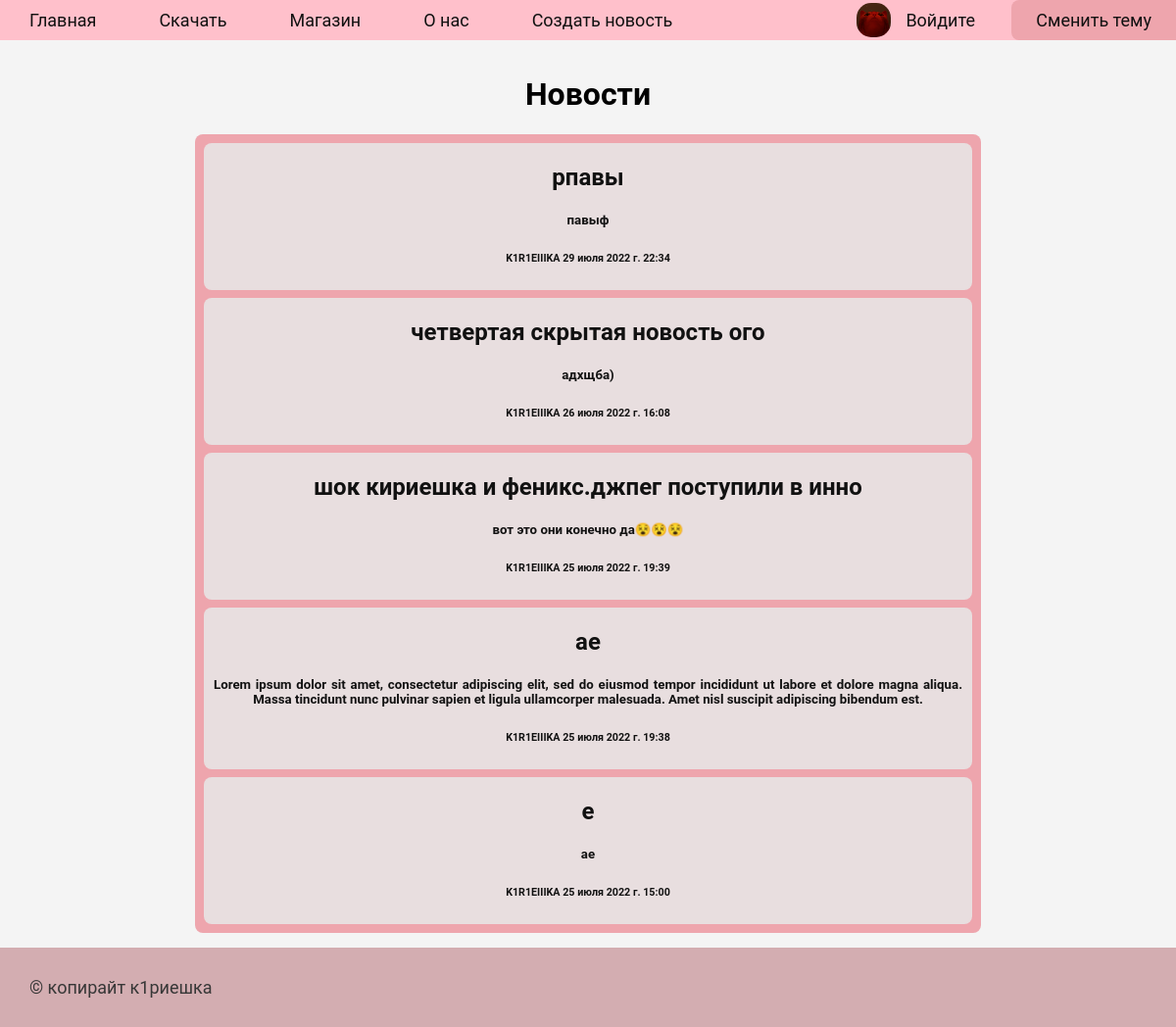
The app's page /news, older data.
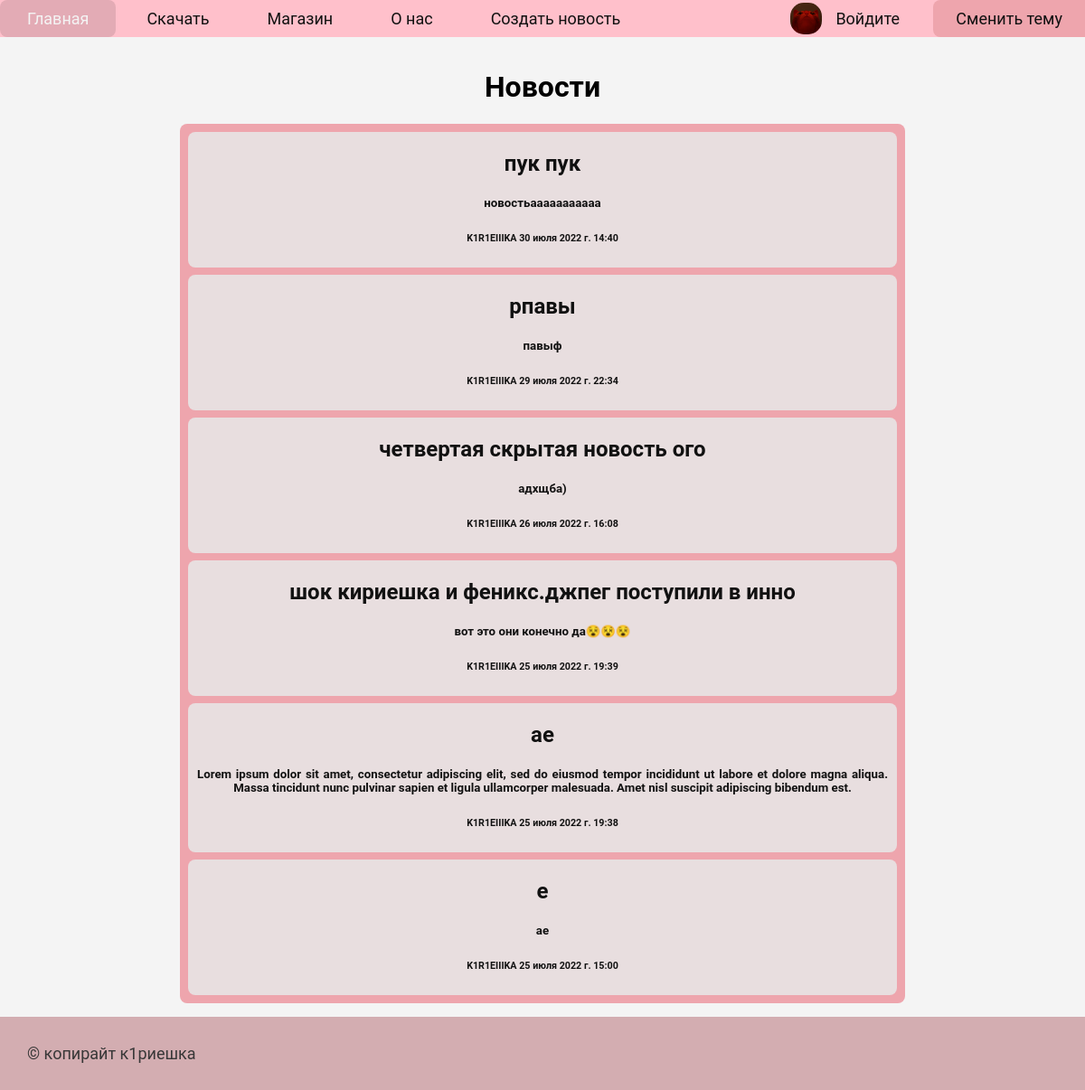
The same page, newer data.
### main/models.py (models this page shows, shortened)
class News(models.Model):
    header = models.CharField('Заголовок', max_length=50)
    body = models.TextField('Основной текст')
    date = models.DateTimeField('Дата публикации')
    author = models.ForeignKey('auth.User', on_delete=models.CASCADE)
    class Meta:
        verbose_name = 'Новость'
        verbose_name_plural = 'Новости'

### main/views.py (the view)
# urls.py: path('news', views.news),
def news(request):
    new = News.objects.order_by('-date')
    return render(request, 'main/news/news.html', {'news': new})

### main/templates/main/news/news.html (shortened to what this page needs)
{% extends 'main/layout.html' %}
{% block navbar %}
    <a class="nav-link" href="/news/create">Создать новость</a>
{% endblock %}
{% block content %}
    <h1 class="text">Новости</h1>
    <div class="news-all">
        {% if news %}
            {% for element in news %}
                <div class="new">
                    <h2 class="news-title">{{ element.header }}</h2>
                    <h5>{{ element.body }}</h5>
                    <h6>{{ element.author }} {{ element.date }}</h6>
                </div>
            {% endfor %}
        {% else %}
            <h3>Нет новостей</h3>
        {% endif %}
    </div>
{% endblock %}

### main/templates/main/layout.html (shortened to what this page needs)
{% load static %}
<!DOCTYPE html>
<html lang="ru">
<head>
    <link rel="stylesheet" href="#" id="theme-link">
    <link rel="stylesheet" href="{% static 'main/css/global.css' %}">
</head>
<body>
<div class="wrapper">
    <nav class="nav-body">
        <button onclick="btn()" class="theme-button">Сменить тему</button>
        {% if user.is_authenticated %}
            <a class="nav-account" href="{% url 'account_home' %}">
                <div class="account">
                    <img style="border-radius: 15px" src="{% static 'main/img/cute_cat.png' %}" alt="где котик(("
                         height="35px" width="35px">
                    <p style="padding: 0 0 0 15px">{{ user.username }}</p>
                </div>
            </a>
        {% else %}
            <a class="nav-account" href="{% url 'login' %}">
                <div class="account">
                    <img style="border-radius: 15px" src="{% static 'main/img/cute_cat.png' %}" alt="где котик(("
                         height="35px" width="35px">
                    <p style="padding: 0 0 0 15px">Войдите</p>
                </div>
            </a>
        {% endif %}
        <ul class="navbar">
            <a class="nav-link" href="/">Главная</a>
            <a class="nav-link" href="/download">Скачать</a>
            <a class="nav-link" href="/shop">Магазин</a>
            <a class="nav-link" href="/about">О нас</a>
            {% block navbar %}
            {% endblock %}
        </ul>
    </nav>
    <main>
        {% block content %}
        {% endblock %}
    </main>
    <footer class="foot_body">
        © копирайт к1риешка
    </footer>
</div>
</body>
</html>

### main/static/main/css/global.css (style rules this page uses)
body, html { width: 100%; height: 100%; padding: 0; margin: 0; font-family: "Roboto", sans-serif; }
.text { text-align: center; text-decoration: none; }
.wrapper { min-height: 100%; display: flex; flex-direction: column; }
.foot_body { padding: 30px; font: 18px "Roboto", sans-serif; }
main { margin: 15px 0; flex: 1 1 auto; }
nav { box-sizing: content-box; }
.nav-body { background-size: 100% 100%; box-sizing: content-box; }
nav a { text-decoration: none; }
nav ul { margin: 0; padding: 0; }
.nav-link { display: inline-block; padding: 10px 30px; margin: 0; font: 18px 'Roboto', sans-serif; }
.nav-account { font: 18px 'Roboto', sans-serif; }
.account { position: absolute; display: flex; flex-direction: row; padding: 2.5px 25px 2.5px 15px; border-radius: 8px; right: 10em; line-height: 0; }
.theme-button { font: 18px 'Roboto', sans-serif; position: absolute; right: 0; display: inline-block; padding: 10px 25px; cursor: pointer; border-radius: 8px 0 0 8px; border: 0; }
.new { border-radius: 8px; text-align: justify; text-align-last: center; margin: 8px; padding: 1px 10px; }
.news-title { text-align: center; }
.news-all { width: 800px; border-radius: 8px; margin: 0 auto; padding: 1px; text-align: center; }

### main/static/main/css/lightTheme.css (style rules this page uses)
body, html { background: #f4f4f4; }
.foot_body { background: #d3adb1; color: #373737; }
.nav-body { background: pink; }
.navbar a { color: #111111; }
.theme-button { color: #111111; background: #eea5ad; }
.account { color: #111111; }
.new { background: #e8dedf; color: #111111; }
.news-all { background: #EEA5AD; color: #111111; }

Row changes from the older to the newer data that the page shows:
added News: header "пук пук", body "новостьааааааааааа", author "K1R1EIIIKA", date "30 июля 2022 г. 14:40"
